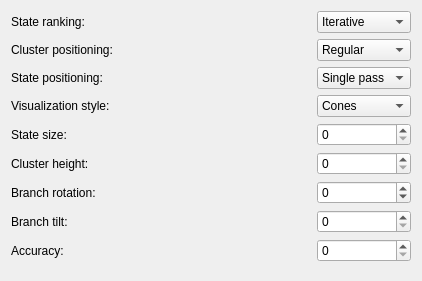
<?xml version="1.0" encoding="UTF-8"?>
<ui version="4.0">
 <class>SettingsDock</class>
 <widget class="QWidget" name="SettingsDock">
  <property name="geometry">
   <rect>
    <x>0</x>
    <y>0</y>
    <width>422</width>
    <height>281</height>
   </rect>
  </property>
  <property name="windowTitle">
   <string>Form</string>
  </property>
  <layout class="QGridLayout" name="gridLayout">
   <item row="0" column="0">
    <widget class="QLabel" name="label_17">
     <property name="text">
      <string>State ranking:</string>
     </property>
     <property name="buddy">
      <cstring>stateRanking</cstring>
     </property>
    </widget>
   </item>
   <item row="0" column="1">
    <spacer name="horizontalSpacer_17">
     <property name="orientation">
      <enum>Qt::Horizontal</enum>
     </property>
     <property name="sizeHint" stdset="0">
      <size>
       <width>165</width>
       <height>20</height>
      </size>
     </property>
    </spacer>
   </item>
   <item row="0" column="2">
    <widget class="QComboBox" name="stateRanking">
     <item>
      <property name="text">
       <string>Iterative</string>
      </property>
     </item>
     <item>
      <property name="text">
       <string>Cyclic</string>
      </property>
     </item>
    </widget>
   </item>
   <item row="1" column="0">
    <widget class="QLabel" name="label_18">
     <property name="text">
      <string>Cluster positioning:</string>
     </property>
     <property name="buddy">
      <cstring>clusterPositioning</cstring>
     </property>
    </widget>
   </item>
   <item row="1" column="1">
    <spacer name="horizontalSpacer_18">
     <property name="orientation">
      <enum>Qt::Horizontal</enum>
     </property>
     <property name="sizeHint" stdset="0">
      <size>
       <width>165</width>
       <height>20</height>
      </size>
     </property>
    </spacer>
   </item>
   <item row="1" column="2">
    <widget class="QComboBox" name="clusterPositioning">
     <item>
      <property name="text">
       <string>Regular</string>
      </property>
     </item>
     <item>
      <property name="text">
       <string>FSMview</string>
      </property>
     </item>
    </widget>
   </item>
   <item row="2" column="0">
    <widget class="QLabel" name="label_19">
     <property name="text">
      <string>State positioning:</string>
     </property>
     <property name="buddy">
      <cstring>statePositioning</cstring>
     </property>
    </widget>
   </item>
   <item row="2" column="1">
    <spacer name="horizontalSpacer_19">
     <property name="orientation">
      <enum>Qt::Horizontal</enum>
     </property>
     <property name="sizeHint" stdset="0">
      <size>
       <width>165</width>
       <height>20</height>
      </size>
     </property>
    </spacer>
   </item>
   <item row="2" column="2">
    <widget class="QComboBox" name="statePositioning">
     <item>
      <property name="text">
       <string>Single pass</string>
      </property>
     </item>
     <item>
      <property name="text">
       <string>Multi-pass</string>
      </property>
     </item>
    </widget>
   </item>
   <item row="3" column="0">
    <widget class="QLabel" name="label_20">
     <property name="text">
      <string>Visualization style:</string>
     </property>
     <property name="buddy">
      <cstring>visualizationStyle</cstring>
     </property>
    </widget>
   </item>
   <item row="3" column="1">
    <spacer name="horizontalSpacer_20">
     <property name="orientation">
      <enum>Qt::Horizontal</enum>
     </property>
     <property name="sizeHint" stdset="0">
      <size>
       <width>165</width>
       <height>20</height>
      </size>
     </property>
    </spacer>
   </item>
   <item row="3" column="2">
    <widget class="QComboBox" name="visualizationStyle">
     <item>
      <property name="text">
       <string>Cones</string>
      </property>
     </item>
     <item>
      <property name="text">
       <string>Tubes</string>
      </property>
     </item>
    </widget>
   </item>
   <item row="4" column="0">
    <widget class="QLabel" name="label">
     <property name="text">
      <string>State size:</string>
     </property>
     <property name="buddy">
      <cstring>stateSize</cstring>
     </property>
    </widget>
   </item>
   <item row="4" column="1">
    <spacer name="horizontalSpacer_5">
     <property name="orientation">
      <enum>Qt::Horizontal</enum>
     </property>
     <property name="sizeHint" stdset="0">
      <size>
       <width>165</width>
       <height>20</height>
      </size>
     </property>
    </spacer>
   </item>
   <item row="4" column="2">
    <widget class="QSpinBox" name="stateSize">
     <property name="maximum">
      <number>1000</number>
     </property>
    </widget>
   </item>
   <item row="5" column="0">
    <widget class="QLabel" name="label_2">
     <property name="text">
      <string>Cluster height:</string>
     </property>
     <property name="buddy">
      <cstring>clusterHeight</cstring>
     </property>
    </widget>
   </item>
   <item row="5" column="1">
    <spacer name="horizontalSpacer_6">
     <property name="orientation">
      <enum>Qt::Horizontal</enum>
     </property>
     <property name="sizeHint" stdset="0">
      <size>
       <width>165</width>
       <height>20</height>
      </size>
     </property>
    </spacer>
   </item>
   <item row="5" column="2">
    <widget class="QSpinBox" name="clusterHeight">
     <property name="maximum">
      <number>10000</number>
     </property>
    </widget>
   </item>
   <item row="6" column="0">
    <widget class="QLabel" name="label_3">
     <property name="text">
      <string>Branch rotation:</string>
     </property>
     <property name="buddy">
      <cstring>branchRotation</cstring>
     </property>
    </widget>
   </item>
   <item row="6" column="1">
    <spacer name="horizontalSpacer_7">
     <property name="orientation">
      <enum>Qt::Horizontal</enum>
     </property>
     <property name="sizeHint" stdset="0">
      <size>
       <width>165</width>
       <height>20</height>
      </size>
     </property>
    </spacer>
   </item>
   <item row="6" column="2">
    <widget class="QSpinBox" name="branchRotation">
     <property name="wrapping">
      <bool>true</bool>
     </property>
     <property name="maximum">
      <number>359</number>
     </property>
    </widget>
   </item>
   <item row="7" column="0">
    <widget class="QLabel" name="label_4">
     <property name="text">
      <string>Branch tilt:</string>
     </property>
     <property name="buddy">
      <cstring>branchTilt</cstring>
     </property>
    </widget>
   </item>
   <item row="7" column="1">
    <spacer name="horizontalSpacer_8">
     <property name="orientation">
      <enum>Qt::Horizontal</enum>
     </property>
     <property name="sizeHint" stdset="0">
      <size>
       <width>165</width>
       <height>20</height>
      </size>
     </property>
    </spacer>
   </item>
   <item row="7" column="2">
    <widget class="QSpinBox" name="branchTilt">
     <property name="maximum">
      <number>90</number>
     </property>
    </widget>
   </item>
   <item row="8" column="0">
    <widget class="QLabel" name="label_5">
     <property name="text">
      <string>Accuracy:</string>
     </property>
     <property name="buddy">
      <cstring>accuracy</cstring>
     </property>
    </widget>
   </item>
   <item row="8" column="1">
    <spacer name="horizontalSpacer_9">
     <property name="orientation">
      <enum>Qt::Horizontal</enum>
     </property>
     <property name="sizeHint" stdset="0">
      <size>
       <width>165</width>
       <height>20</height>
      </size>
     </property>
    </spacer>
   </item>
   <item row="8" column="2">
    <widget class="QSpinBox" name="accuracy">
     <property name="maximum">
      <number>50</number>
     </property>
    </widget>
   </item>
  </layout>
 </widget>
 <resources/>
 <connections/>
</ui>
